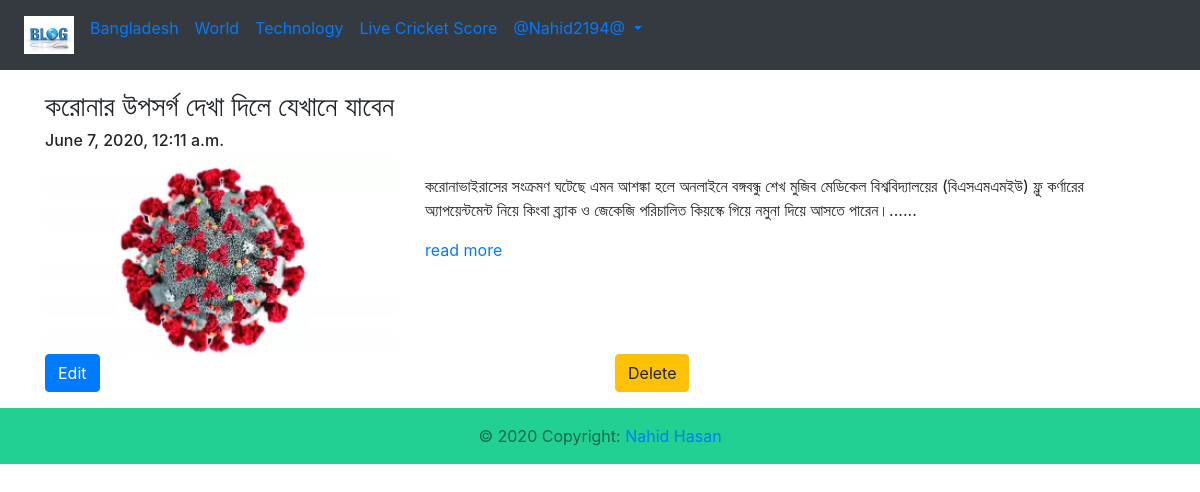
The page /blog/my-blog/ (signed in) on the database as committed earlier.
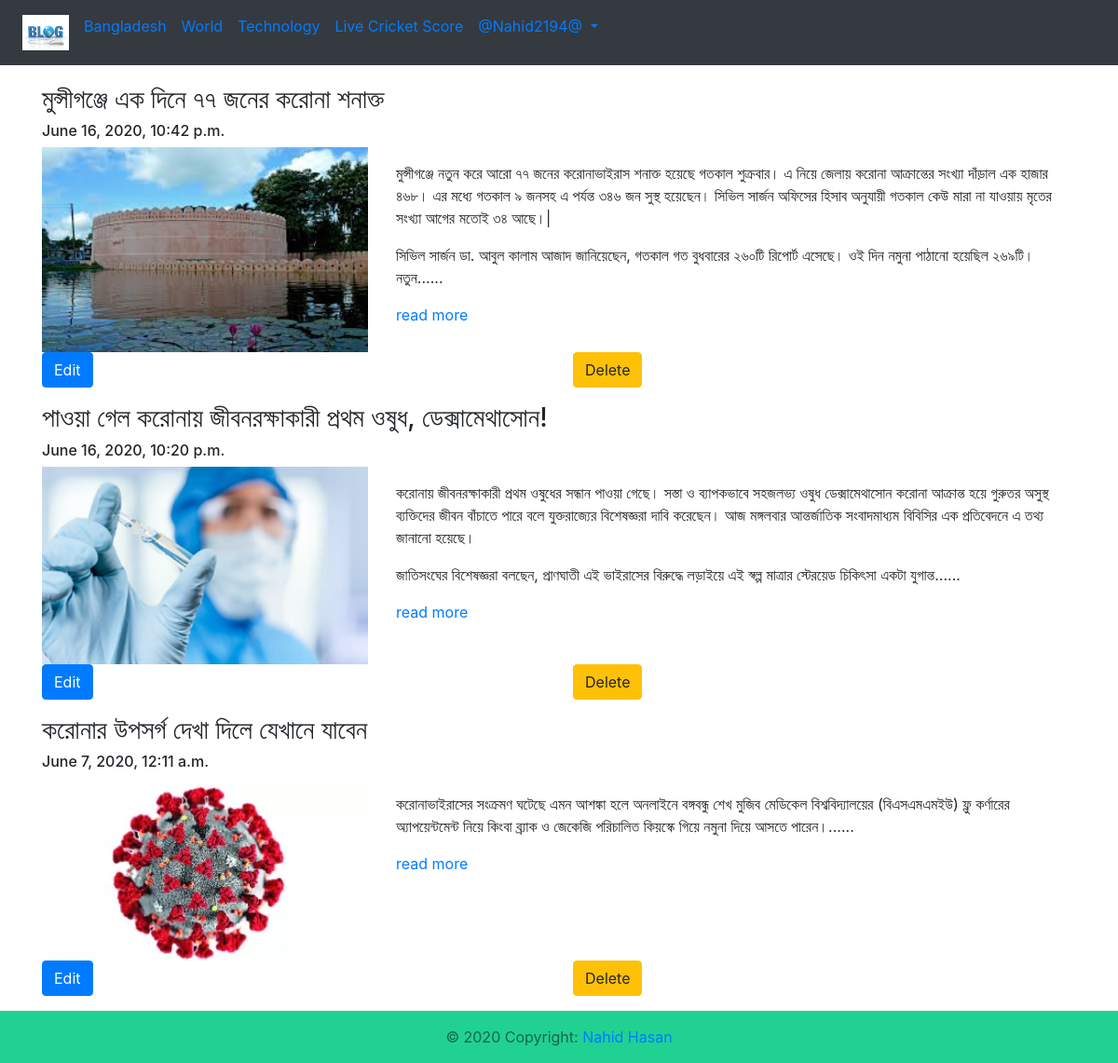
The same page on the database as committed later.
### Blog_App/models.py (models this page shows, shortened)
class Blog(models.Model):
    author = models.ForeignKey(User,on_delete=models.CASCADE,related_name='post_author')
    blog_title= models.CharField(max_length=264,verbose_name='Put a Title')
    slug = models.SlugField(max_length=264,unique=True)
    blog_content = models.TextField(verbose_name='What is Your mind')
    blog_image = models.ImageField(upload_to='blog_images',verbose_name='Image',blank=False)
    publish_date = models.DateTimeField(auto_now_add=True)
    update_date = models.DateTimeField(auto_now=True)
    class Meta:
       ordering = ('-publish_date',)

### Blog_App/views.py (the view)
# urls.py: path('my-blog/',views.Myblogs.as_view(),name='my_blog'),
class Myblogs(LoginRequiredMixin,TemplateView):
    template_name="Blog_App/my_blog.html"

### Blog_App/templatetags/custom_filters.py (called while the page is built)
def range_filter(value):
    return value[0:400] + "......"

### templates/Blog_App/my_blog.html (shortened to what this page needs)
{% extends 'base.html' %}
{% load custom_filters %}
{% load crispy_forms_tags %}
{% block body_block %}
{% for blog in user.post_author.all %}
<h3>{{blog.blog_title}}</h3>
<h6>{{blog.publish_date}}</h6>
<div class="row">
	<div class="col-sm-4">
		<img src="/media/{{blog.blog_image}}"width="100%">
	</div>
	<div class="col-sm-8">
		<p>
			{{blog.blog_content|range_filter|linebreaks}}
		</p>
		<a href="{% url "Blog_App:blog_details" slug=blog.slug %}" >read more</a>
	</div>
</div>
<div class="form-group row">
    <div class="col-md-6">
        <a href="{% url "Blog_App:edit_blog" pk=blog.pk %}" ><button type="button" class="btn btn-primary">Edit</button></a>
    </div>
    <div class="col-md-6">
        <a href="{% url "Blog_App:delete_blog" pk=blog.pk %}" ><button type="button" class="btn btn-warning">Delete</button></a>
    </div>
</div>
{% endfor%}
{% endblock %}

Rows that differ between the two databases and show on the page:
added Blog: blog_title "মুন্সীগঞ্জে এক দিনে ৭৭ জনের করোনা শনাক্ত", publish_date "June 16, 2020, 10:42 p.m.", blog_image (picture), blog_content|range_filter "মুন্সীগঞ্জে নতুন করে আরো ৭৭ জনের করোনাভাইরাস শনাক্ত হয়েছে গতকাল শুক্রবার। এ নিয়ে জেলায় করোনা আক্রান্তের সংখ্যা দাঁড়াল এক হাজার ৪৬৮। এর মধ্যে গতকাল ৯ জনসহ এ পর্যন্ত ৩৪৬ জন সুস্থ হয়েছেন। সিভিল সার্জন অফিসের হিসাব অনুযায়ী গতকাল কেউ মারা না যাওয়ায় মৃতের সংখ্যা আগের মতোই ৩৪ আছে।| সিভিল সার্জন ডা. আবুল কালাম আজাদ জানিয়েছেন, গতকাল গত বুধবারের ২৬০টি রিপোর্ট এসেছে। ওই দিন নমুনা পাঠানো হয়েছিল ২৬৯টি। নতুন......"
added Blog: blog_title "পাওয়া গেল করোনায় জীবনরক্ষাকারী প্রথম ওষুধ, ডেক্সামেথাসোন!", publish_date "June 16, 2020, 10:20 p.m.", blog_image (picture), blog_content|range_filter "করোনায় জীবনরক্ষাকারী প্রথম ওষুধের সন্ধান পাওয়া গেছে। সস্তা ও ব্যাপকভাবে সহজলভ্য ওষুধ ডেক্সামেথাসোন করোনা আক্রান্ত হয়ে গুরুতর অসুস্থ ব্যক্তিদের জীবন বাঁচাতে পারে বলে যুক্তরাজ্যের বিশেষজ্ঞরা দাবি করেছেন। আজ মঙ্গলবার আন্তর্জাতিক সংবাদমাধ্যম বিবিসির এক প্রতিবেদনে এ তথ্য জানানো হয়েছে। জাতিসংঘের বিশেষজ্ঞরা বলছেন, প্রাণঘাতী এই ভাইরাসের বিরুদ্ধে লড়াইয়ে এই স্বল্প মাত্রার স্টেরয়েড চিকিৎসা একটা যুগান্ত......"
